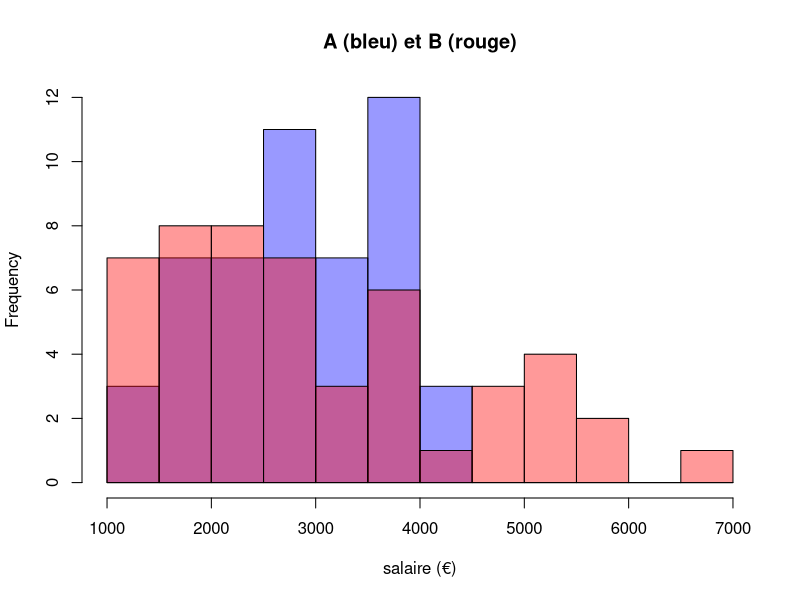
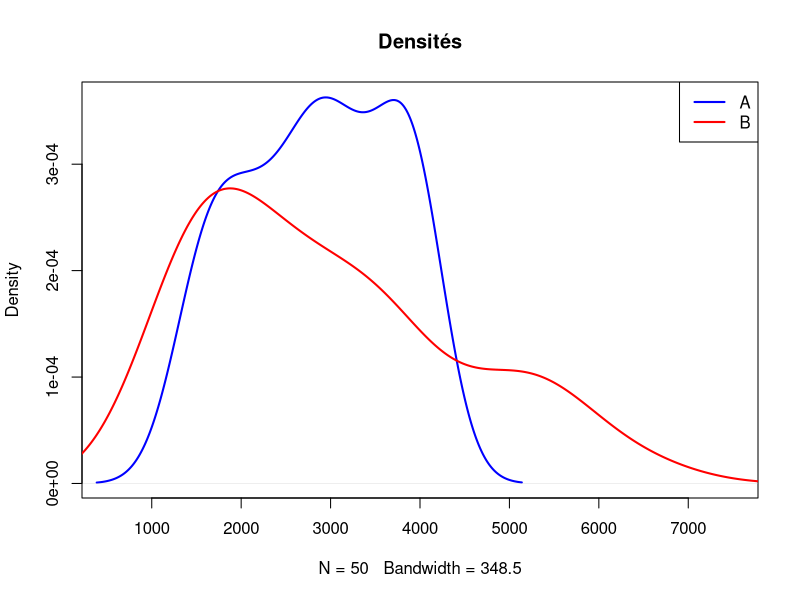
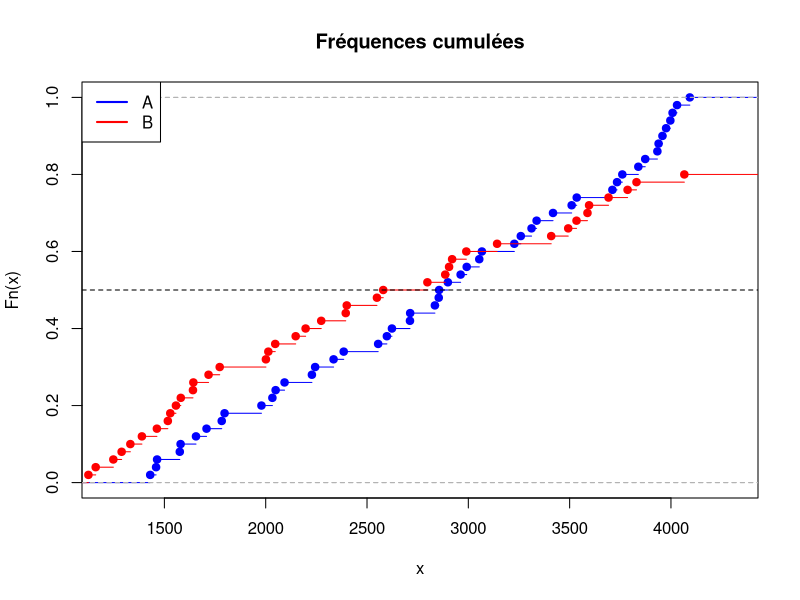
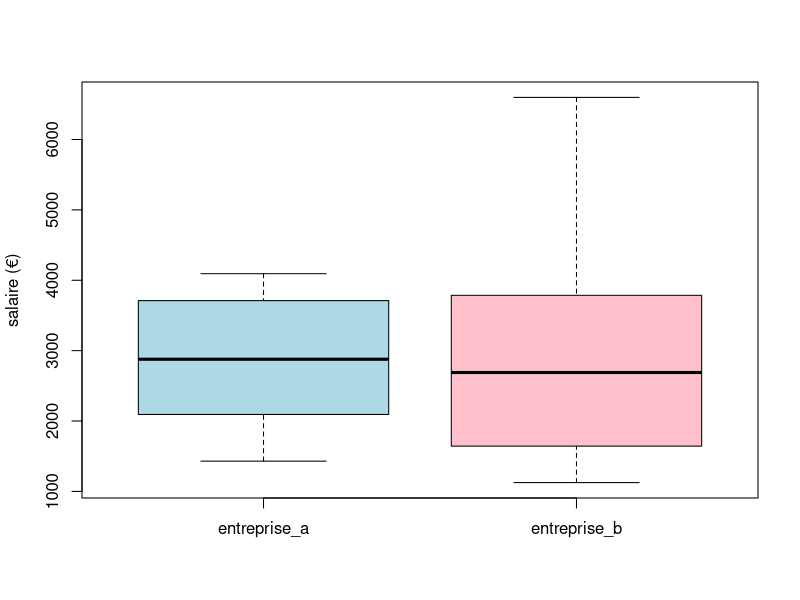

These charts were generated, in order, by the following R code:
# Entreprises A et B : comparer deux distributions de salaires (TP 4.1, question 2)

salaires <- read.csv("medias/descriptives/salaires/entrepriseAB.csv")
head(salaires)
summary(salaires)            # A : médiane 2878, moyenne 2859 ; B : médiane 2689, moyenne 2975
sapply(salaires, sd)         # 847 contre 1463 : B est deux fois plus dispersée

# Histogrammes superposés, mêmes classes pour les deux
bornes <- seq(1000, 7000, by = 500)
hist(salaires$entreprise_a, breaks = bornes, col = rgb(0, 0, 1, 0.4), xlab = "salaire (€)", main = "A (bleu) et B (rouge)")
hist(salaires$entreprise_b, breaks = bornes, col = rgb(1, 0, 0, 0.4), add = TRUE)

# Densités
plot(density(salaires$entreprise_a), col = "blue", lwd = 2, xlim = c(500, 7500), main = "Densités")
lines(density(salaires$entreprise_b), col = "red", lwd = 2)
legend("topright", c("A", "B"), col = c("blue", "red"), lwd = 2)

# Fréquences cumulées : la médiane se lit à 0,5
plot(ecdf(salaires$entreprise_a), col = "blue", main = "Fréquences cumulées")
plot(ecdf(salaires$entreprise_b), col = "red", add = TRUE)
legend("topleft", c("A", "B"), col = c("blue", "red"), lwd = 2)
abline(h = 0.5, lty = 2)

# Boxplots côte à côte
boxplot(salaires, col = c("lightblue", "pink"), ylab = "salaire (€)")

# Même médiane à peu près, pas la même dispersion : plus de bas ET de hauts salaires chez B.
t.test(salaires$entreprise_a, salaires$entreprise_b)    # p ≈ 0,6 : moyennes non distinguables (jour 2)
var.test(salaires$entreprise_a, salaires$entreprise_b)  # les variances, elles, diffèrent
